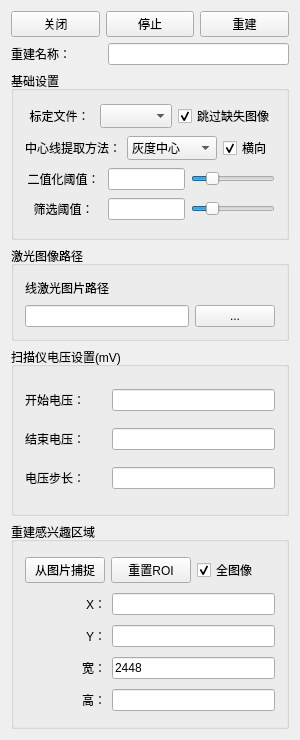
<?xml version="1.0" encoding="UTF-8"?>
<ui version="4.0">
 <class>UW3DReconstructionWidgetClass</class>
 <widget class="QWidget" name="UW3DReconstructionWidgetClass">
  <property name="geometry">
   <rect>
    <x>0</x>
    <y>0</y>
    <width>300</width>
    <height>740</height>
   </rect>
  </property>
  <property name="maximumSize">
   <size>
    <width>310</width>
    <height>29999</height>
   </size>
  </property>
  <property name="windowTitle">
   <string>UW3DReconstuctionWidget</string>
  </property>
  <layout class="QVBoxLayout" name="verticalLayout_5" stretch="2,2,9,5,9,11">
   <item>
    <layout class="QHBoxLayout" name="horizontalLayout" stretch="1,1,1">
     <item>
      <widget class="QPushButton" name="closeButton">
       <property name="text">
        <string>关闭</string>
       </property>
      </widget>
     </item>
     <item>
      <widget class="QPushButton" name="stopButton">
       <property name="text">
        <string>停止</string>
       </property>
      </widget>
     </item>
     <item>
      <widget class="QPushButton" name="applyButton">
       <property name="text">
        <string>重建</string>
       </property>
      </widget>
     </item>
    </layout>
   </item>
   <item>
    <layout class="QHBoxLayout" name="horizontalLayout_6" stretch="1,2">
     <item>
      <widget class="QLabel" name="label_5">
       <property name="text">
        <string>重建名称：</string>
       </property>
      </widget>
     </item>
     <item>
      <widget class="QLineEdit" name="nameLine"/>
     </item>
    </layout>
   </item>
   <item>
    <widget class="QGroupBox" name="groupBox_3">
     <property name="title">
      <string>基础设置</string>
     </property>
     <layout class="QVBoxLayout" name="verticalLayout_2">
      <item>
       <layout class="QHBoxLayout" name="horizontalLayout_9" stretch="1,1,0">
        <item>
         <widget class="QLabel" name="label_7">
          <property name="text">
           <string>标定文件：</string>
          </property>
          <property name="alignment">
           <set>Qt::AlignCenter</set>
          </property>
         </widget>
        </item>
        <item>
         <widget class="QComboBox" name="mediumCombo">
          <property name="sizePolicy">
           <sizepolicy hsizetype="Expanding" vsizetype="Preferred">
            <horstretch>0</horstretch>
            <verstretch>0</verstretch>
           </sizepolicy>
          </property>
         </widget>
        </item>
        <item>
         <widget class="QCheckBox" name="skipCheck">
          <property name="text">
           <string>跳过缺失图像</string>
          </property>
          <property name="checked">
           <bool>true</bool>
          </property>
          <property name="tristate">
           <bool>false</bool>
          </property>
         </widget>
        </item>
       </layout>
      </item>
      <item>
       <layout class="QHBoxLayout" name="horizontalLayout_10" stretch="1,1,1">
        <item>
         <widget class="QLabel" name="label_12">
          <property name="text">
           <string>中心线提取方法：</string>
          </property>
          <property name="alignment">
           <set>Qt::AlignCenter</set>
          </property>
         </widget>
        </item>
        <item>
         <widget class="QComboBox" name="centerlineCombo">
          <property name="sizePolicy">
           <sizepolicy hsizetype="Expanding" vsizetype="Preferred">
            <horstretch>0</horstretch>
            <verstretch>0</verstretch>
           </sizepolicy>
          </property>
          <property name="currentIndex">
           <number>0</number>
          </property>
          <item>
           <property name="text">
            <string>灰度中心</string>
           </property>
          </item>
          <item>
           <property name="text">
            <string>Steger</string>
           </property>
          </item>
          <item>
           <property name="text">
            <string>分段阈值法</string>
           </property>
          </item>
         </widget>
        </item>
        <item>
         <widget class="QCheckBox" name="checkBox">
          <property name="text">
           <string>横向</string>
          </property>
          <property name="checked">
           <bool>true</bool>
          </property>
         </widget>
        </item>
       </layout>
      </item>
      <item>
       <layout class="QHBoxLayout" name="horizontalLayout_8" stretch="1,1,0">
        <item>
         <widget class="QLabel" name="label_6">
          <property name="text">
           <string>二值化阈值：</string>
          </property>
          <property name="alignment">
           <set>Qt::AlignCenter</set>
          </property>
         </widget>
        </item>
        <item>
         <widget class="QLineEdit" name="thresLine"/>
        </item>
        <item>
         <widget class="QSlider" name="thresSlider">
          <property name="minimum">
           <number>0</number>
          </property>
          <property name="maximum">
           <number>254</number>
          </property>
          <property name="pageStep">
           <number>5</number>
          </property>
          <property name="value">
           <number>50</number>
          </property>
          <property name="orientation">
           <enum>Qt::Horizontal</enum>
          </property>
         </widget>
        </item>
       </layout>
      </item>
      <item>
       <layout class="QHBoxLayout" name="horizontalLayout_16" stretch="1,1,0">
        <item>
         <widget class="QLabel" name="label_13">
          <property name="text">
           <string>筛选阈值：</string>
          </property>
          <property name="alignment">
           <set>Qt::AlignCenter</set>
          </property>
         </widget>
        </item>
        <item>
         <widget class="QLineEdit" name="sltThresLine"/>
        </item>
        <item>
         <widget class="QSlider" name="sltThresSlider">
          <property name="minimum">
           <number>0</number>
          </property>
          <property name="maximum">
           <number>254</number>
          </property>
          <property name="pageStep">
           <number>5</number>
          </property>
          <property name="value">
           <number>50</number>
          </property>
          <property name="orientation">
           <enum>Qt::Horizontal</enum>
          </property>
         </widget>
        </item>
       </layout>
      </item>
     </layout>
    </widget>
   </item>
   <item>
    <widget class="QGroupBox" name="groupBox">
     <property name="title">
      <string>激光图像路径</string>
     </property>
     <layout class="QVBoxLayout" name="verticalLayout_3">
      <item>
       <layout class="QHBoxLayout" name="horizontalLayout_7">
        <item>
         <widget class="QLabel" name="label_4">
          <property name="text">
           <string>线激光图片路径</string>
          </property>
         </widget>
        </item>
        <item>
         <spacer name="horizontalSpacer">
          <property name="orientation">
           <enum>Qt::Horizontal</enum>
          </property>
          <property name="sizeHint" stdset="0">
           <size>
            <width>40</width>
            <height>20</height>
           </size>
          </property>
         </spacer>
        </item>
       </layout>
      </item>
      <item>
       <layout class="QHBoxLayout" name="horizontalLayout_2" stretch="7,1">
        <item>
         <widget class="QLineEdit" name="pathLine"/>
        </item>
        <item>
         <widget class="QPushButton" name="pathButton">
          <property name="sizePolicy">
           <sizepolicy hsizetype="Expanding" vsizetype="Fixed">
            <horstretch>0</horstretch>
            <verstretch>0</verstretch>
           </sizepolicy>
          </property>
          <property name="text">
           <string>...</string>
          </property>
         </widget>
        </item>
       </layout>
      </item>
     </layout>
    </widget>
   </item>
   <item>
    <widget class="QGroupBox" name="groupBox_2">
     <property name="title">
      <string>扫描仪电压设置(mV)</string>
     </property>
     <layout class="QVBoxLayout" name="verticalLayout" stretch="1,1,1">
      <item>
       <layout class="QHBoxLayout" name="horizontalLayout_3" stretch="1,2">
        <item>
         <widget class="QLabel" name="label">
          <property name="text">
           <string>开始电压：</string>
          </property>
         </widget>
        </item>
        <item>
         <widget class="QLineEdit" name="beginLine"/>
        </item>
       </layout>
      </item>
      <item>
       <layout class="QHBoxLayout" name="horizontalLayout_5" stretch="1,2">
        <item>
         <widget class="QLabel" name="label_3">
          <property name="text">
           <string>结束电压：</string>
          </property>
         </widget>
        </item>
        <item>
         <widget class="QLineEdit" name="endLine"/>
        </item>
       </layout>
      </item>
      <item>
       <layout class="QHBoxLayout" name="horizontalLayout_4" stretch="1,2">
        <item>
         <widget class="QLabel" name="label_2">
          <property name="text">
           <string>电压步长：</string>
          </property>
         </widget>
        </item>
        <item>
         <widget class="QLineEdit" name="stepLine"/>
        </item>
       </layout>
      </item>
     </layout>
    </widget>
   </item>
   <item>
    <widget class="QGroupBox" name="groupBox_4">
     <property name="title">
      <string>重建感兴趣区域</string>
     </property>
     <layout class="QVBoxLayout" name="verticalLayout_4">
      <item>
       <layout class="QHBoxLayout" name="horizontalLayout_15" stretch="1,1,1">
        <item>
         <widget class="QPushButton" name="roiButton">
          <property name="text">
           <string>从图片捕捉</string>
          </property>
         </widget>
        </item>
        <item>
         <widget class="QPushButton" name="pushButton">
          <property name="text">
           <string>重置ROI</string>
          </property>
         </widget>
        </item>
        <item>
         <widget class="QCheckBox" name="checkBox_2">
          <property name="text">
           <string>全图像</string>
          </property>
          <property name="checked">
           <bool>true</bool>
          </property>
         </widget>
        </item>
       </layout>
      </item>
      <item>
       <layout class="QHBoxLayout" name="horizontalLayout_11" stretch="1,2">
        <item>
         <widget class="QLabel" name="label_8">
          <property name="text">
           <string>X：</string>
          </property>
          <property name="alignment">
           <set>Qt::AlignRight|Qt::AlignTrailing|Qt::AlignVCenter</set>
          </property>
         </widget>
        </item>
        <item>
         <widget class="QLineEdit" name="Roi1Edit"/>
        </item>
       </layout>
      </item>
      <item>
       <layout class="QHBoxLayout" name="horizontalLayout_12" stretch="1,2">
        <item>
         <widget class="QLabel" name="label_9">
          <property name="text">
           <string>Y：</string>
          </property>
          <property name="alignment">
           <set>Qt::AlignRight|Qt::AlignTrailing|Qt::AlignVCenter</set>
          </property>
         </widget>
        </item>
        <item>
         <widget class="QLineEdit" name="Roi2Edit"/>
        </item>
       </layout>
      </item>
      <item>
       <layout class="QHBoxLayout" name="horizontalLayout_13" stretch="1,2">
        <item>
         <widget class="QLabel" name="label_10">
          <property name="text">
           <string>宽：</string>
          </property>
          <property name="alignment">
           <set>Qt::AlignRight|Qt::AlignTrailing|Qt::AlignVCenter</set>
          </property>
         </widget>
        </item>
        <item>
         <widget class="QLineEdit" name="Roi3Edit">
          <property name="text">
           <string>2448</string>
          </property>
         </widget>
        </item>
       </layout>
      </item>
      <item>
       <layout class="QHBoxLayout" name="horizontalLayout_14" stretch="1,2">
        <item>
         <widget class="QLabel" name="label_11">
          <property name="text">
           <string>高：</string>
          </property>
          <property name="alignment">
           <set>Qt::AlignRight|Qt::AlignTrailing|Qt::AlignVCenter</set>
          </property>
         </widget>
        </item>
        <item>
         <widget class="QLineEdit" name="Roi4Edit"/>
        </item>
       </layout>
      </item>
     </layout>
    </widget>
   </item>
  </layout>
 </widget>
 <layoutdefault spacing="6" margin="11"/>
 <resources/>
 <connections/>
</ui>
